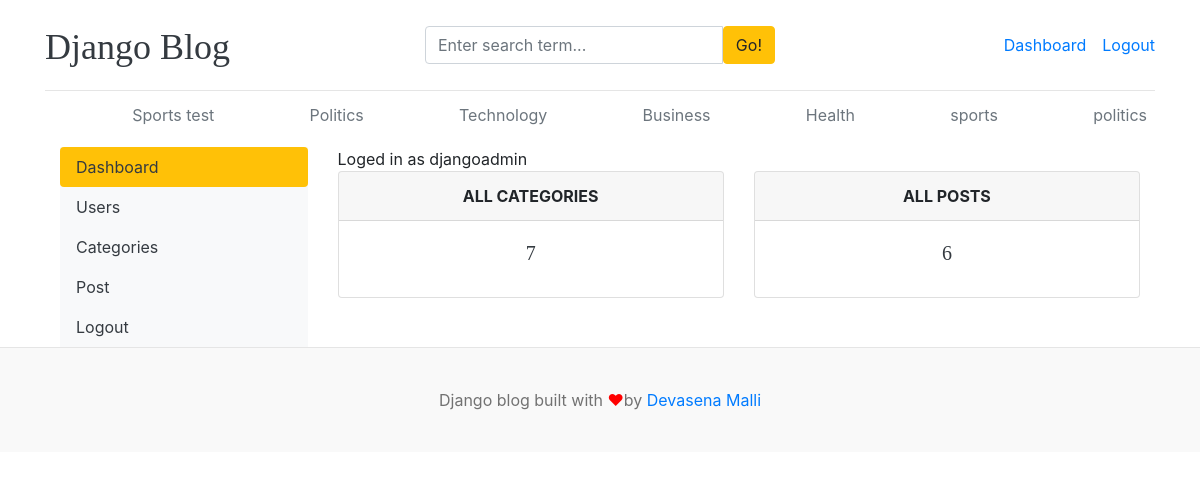
The page /dashboard/ (signed in) on the database its author committed.
### blogs/models.py (models this page shows, shortened)
class Category(models.Model):
    category_name = models.CharField(max_length=50, unique=True)
    created_at = models.DateTimeField(auto_now_add=True)
    updated_at = models.DateTimeField(auto_now=True)
    class Meta:
        verbose_name_plural = 'categories'

### dashboards/views.py (the view)
# urls.py: path('dashboard/', include('dashboards.urls')),
@login_required(login_url='login')
def dashboard(request):
    category_count = Category.objects.all().count()
    print(category_count)
    blogs_count = Blog.objects.all().count()
    print(blogs_count)
    context = {
        'category_count':category_count,
        'blogs_count':blogs_count,
        }
    return render(request,'dashboard/dashboard.html' ,context)

### blogs/context_processors.py (called while the page is built)
def get_categories(request):
    categories = Category.objects.all()
    return dict(categories=categories)

### templates/dashboard/dashboard.html
{% extends 'base.html' %}
 {% block content %}
 <div class="container">
 <div class="row">
    {% include 'dashboard/sidebar.html' %}
    </div>
    <div class="col-md-9">
    <span> Loged in as {{user}}</span>
     <div class="row">
     <div class="col">
         <div class="card border-default mb-3">
            <div class="card-header text-center text-uppercase font-weight-bold">All CATEGORIES</div>
               <div class="card-body text-dark">
                <h5 class="card-title text-center">{{category_count}}</h5>
               </div>
         </div>
        </div>
        <div class="col">
         <div class="card border-default mb-3">
            <div class="card-header text-center text-uppercase font-weight-bold">All POSTS</div>
               <div class="card-body text-dark">
                <h5 class="card-title text-center">{{blogs_count}}</h5>
               </div>
         </div>
        </div>
      </div>
      </div>
    </div>
 </div>
 </div>
  {% endblock content %}

### templates/base.html (shortened to what this page needs)
{% load static %}
<!DOCTYPE html>
<html lang="en">
<head>
    <link href="https://getbootstrap.com/docs/4.0/dist/css/bootstrap.min.css" rel="stylesheet">
    <link href="{% static 'css/blog.css' %}" rel="stylesheet">
    <link rel="stylesheet" href="https://cdnjs.cloudflare.com/ajax/libs/font-awesome/4.7.0/css/font-awesome.min.css">
  </head>
<body>
    <div class="container">
      <header class="blog-header py-3">
        <div class="row flex-nowrap justify-content-between align-items-center">
          <div class="col-4 pt-1">
            <a class="blog-header-logo text-dark" href="/">Django Blog</a>
          </div>
          <div class="col-4">
           <form action="{% url 'search' %}" method="GET">
             <div class="input-group">
                 <input class="form-control" type="text" name="keyword" placeholder="Enter search term..." aria-label="Enter search term..." aria-describedby="button-search" />
                 <button type="submit" class="btn btn-warning" id="button-search" type="button">Go!</button>
             </div>
           </form>
          </div>
          <div class="col-4 d-flex justify-content-end align-items-center">
          {% if not user.is_authenticated %}
            <a class="btn btn-sm btn-warning" href="{% url 'login' %}">Login</a> &nbsp;
            <a class="btn btn-sm btn-outline-secondary" href="{% url 'register' %}">Register</a>
            {% else %}
            <span><a href="{% url 'dashboard' %}">Dashboard</span>
            <span><a href="{% url 'logout' %}">Logout</span>
           {% endif %}
          </div>
        </div>
      </header>
      <div class="nav-scroller py-1 mb-2">
        <nav class="nav d-flex justify-content-between">
         {% for i in categories %}
          <a class="p-2 text-muted" href="{% url 'posts_by_category' i.id %}">{{ i.category_name }}</a>
         {% endfor %}
        </nav>
      </div>
{% block content %}
{% endblock %}
<footer class="blog-footer">
  <p>Django blog built with <span style="color:red;">&#10084;</span>by <a href="#">Devasena Malli</a></p>
</footer>
</body>
</html>

### blog_main/static/css/blog.css (style rules this page uses)
.blog-header { border-bottom: 1px solid #e5e5e5; }
.blog-header-logo { font-family: "Playfair Display", Georgia, "Times New Roman", serif; font-size: 2.25rem; }
h1, h2, h3, h4, h5, h6 { font-family: "Playfair Display", Georgia, "Times New Roman", serif; }
.blog-footer { padding: 2.5rem 0; color: #727272; text-align: center; background-color: #f9f9f9; border-top: .05rem solid #e5e5e5; }
.blog-footer p:last-child { margin-bottom: 0; }

### rows shown on the page
Category: category_name "Sports test"
Category: category_name "Politics"
Category: category_name "Technology"
Category: category_name "Business"
Category: category_name "Health"
Category: category_name "sports"
Category: category_name "politics"

### other values the page prints
{{ user }} "djangoadmin"
{{ category_count }} "7"
{{ blogs_count }} "6"
